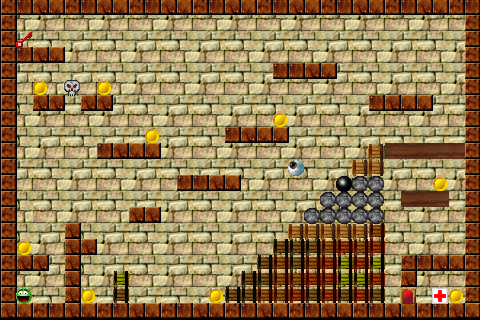

The image is a tile-based game level rendered from a .tmx file. Its description and source (layers, tilesets, objects; grid data summarised) follow:
An orthogonal 30x20 tile map with 16x16 px tiles, 3 tile layers (background, maze, sprites), 2 tilesets.

<map version="1.0" orientation="orthogonal" width="30" height="20" tilewidth="16" tileheight="16">
 <tileset firstgid="1" name="tileset01-18x18#256x256" tilewidth="18" tileheight="18">
  <image source="tileset01-18x18#256x256.png" width="256" height="256" />
 </tileset>
 <tileset firstgid="197" name="sprites-tileset" tilewidth="16" tileheight="16">
  <image source="sprites-tileset.png" width="192" height="64" />
 </tileset>
 <layer name="background" width="30" height="20">
  <data>[600 cells, 600 non-empty, 8 distinct tile ids]</data>
 </layer>
 <layer name="maze" width="30" height="20">
  <data>[600 cells, 183 non-empty, 13 distinct tile ids]</data>
 </layer>
 <layer name="sprites" width="30" height="20">
  <data>[600 cells, 35 non-empty, 10 distinct tile ids]</data>
 </layer>
</map>
